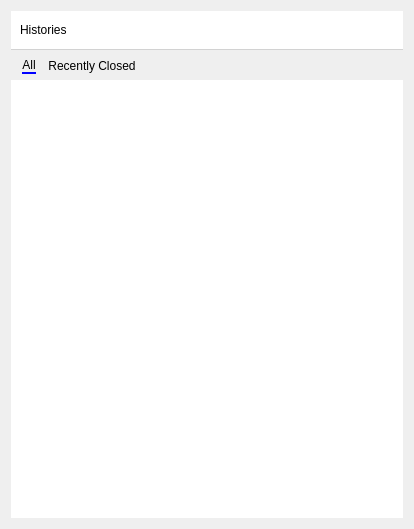
<?xml version="1.0" encoding="UTF-8"?>
<ui version="4.0">
 <class>HistoryPopup</class>
 <widget class="QWidget" name="HistoryPopup">
  <property name="geometry">
   <rect>
    <x>0</x>
    <y>0</y>
    <width>414</width>
    <height>529</height>
   </rect>
  </property>
  <property name="windowTitle">
   <string>Form</string>
  </property>
  <layout class="QVBoxLayout" name="verticalLayout_3">
   <item>
    <widget class="QStackedWidget" name="stackedWidget">
     <property name="styleSheet">
      <string notr="true"/>
     </property>
     <property name="currentIndex">
      <number>1</number>
     </property>
     <widget class="QWidget" name="pageSearch">
      <layout class="QVBoxLayout" name="verticalLayout_2">
       <property name="spacing">
        <number>0</number>
       </property>
       <property name="leftMargin">
        <number>0</number>
       </property>
       <property name="topMargin">
        <number>0</number>
       </property>
       <property name="rightMargin">
        <number>0</number>
       </property>
       <property name="bottomMargin">
        <number>0</number>
       </property>
       <item>
        <widget class="QFrame" name="frameSearchTop">
         <property name="styleSheet">
          <string notr="true">.QFrame{
border:none;
border-bottom:1px solid #D2D2D2;
}</string>
         </property>
         <property name="frameShape">
          <enum>QFrame::StyledPanel</enum>
         </property>
         <property name="frameShadow">
          <enum>QFrame::Raised</enum>
         </property>
         <layout class="QHBoxLayout" name="horizontalLayout_3">
          <item>
           <widget class="QToolButton" name="buttonSearchBack">
            <property name="minimumSize">
             <size>
              <width>30</width>
              <height>30</height>
             </size>
            </property>
            <property name="styleSheet">
             <string notr="true">.QFrame{
border:none;
border-bottom:1px solid #D2D2D2;
background-color:white;
}

QToolButton{
border:none;
}
QToolButton:hover{
border-radius:15px;
background-color:rgba(192,192,192,80%);
}
QToolButton::menu-indicator{
    image:none;
}</string>
            </property>
            <property name="text">
             <string/>
            </property>
            <property name="icon">
             <iconset resource="../resource.qrc">
              <normaloff>:/icons/resources/imgs/arrow_back_left_64px.png</normaloff>:/icons/resources/imgs/arrow_back_left_64px.png</iconset>
            </property>
           </widget>
          </item>
          <item>
           <widget class="QLineEdit" name="lineEditSearch">
            <property name="clearButtonEnabled">
             <bool>true</bool>
            </property>
           </widget>
          </item>
         </layout>
        </widget>
       </item>
       <item>
        <widget class="QListWidget" name="listWidgetSearch">
         <property name="frameShape">
          <enum>QFrame::NoFrame</enum>
         </property>
         <property name="frameShadow">
          <enum>QFrame::Plain</enum>
         </property>
        </widget>
       </item>
      </layout>
     </widget>
     <widget class="QWidget" name="pageGeneral">
      <layout class="QVBoxLayout" name="verticalLayout">
       <property name="spacing">
        <number>2</number>
       </property>
       <property name="leftMargin">
        <number>0</number>
       </property>
       <property name="topMargin">
        <number>0</number>
       </property>
       <property name="rightMargin">
        <number>0</number>
       </property>
       <property name="bottomMargin">
        <number>0</number>
       </property>
       <item>
        <widget class="QFrame" name="frameGeneralTop">
         <property name="styleSheet">
          <string notr="true">.QFrame{
border:none;
border-bottom:1px solid #D2D2D2;
background-color:white;
}

QToolButton{
border:none;
}
QToolButton:hover{
border-radius:15px;
background-color:rgba(192,192,192,80%);
}
QToolButton::menu-indicator{
    image:none;
}</string>
         </property>
         <property name="frameShape">
          <enum>QFrame::StyledPanel</enum>
         </property>
         <property name="frameShadow">
          <enum>QFrame::Raised</enum>
         </property>
         <layout class="QHBoxLayout" name="horizontalLayout">
          <property name="topMargin">
           <number>4</number>
          </property>
          <property name="bottomMargin">
           <number>4</number>
          </property>
          <item>
           <widget class="QLabel" name="label">
            <property name="styleSheet">
             <string notr="true">font: 75 12pt &quot;微软雅黑&quot;;</string>
            </property>
            <property name="text">
             <string>Histories</string>
            </property>
           </widget>
          </item>
          <item>
           <spacer name="horizontalSpacer">
            <property name="orientation">
             <enum>Qt::Horizontal</enum>
            </property>
            <property name="sizeHint" stdset="0">
             <size>
              <width>186</width>
              <height>20</height>
             </size>
            </property>
           </spacer>
          </item>
          <item>
           <widget class="QToolButton" name="buttonSearch">
            <property name="minimumSize">
             <size>
              <width>30</width>
              <height>30</height>
             </size>
            </property>
            <property name="text">
             <string/>
            </property>
            <property name="icon">
             <iconset resource="../resource.qrc">
              <normaloff>:/icons/resources/imgs/search_64px.png</normaloff>:/icons/resources/imgs/search_64px.png</iconset>
            </property>
            <property name="iconSize">
             <size>
              <width>24</width>
              <height>24</height>
             </size>
            </property>
           </widget>
          </item>
          <item>
           <widget class="QToolButton" name="buttonMore">
            <property name="minimumSize">
             <size>
              <width>30</width>
              <height>30</height>
             </size>
            </property>
            <property name="text">
             <string/>
            </property>
            <property name="icon">
             <iconset resource="../resource.qrc">
              <normaloff>:/icons/resources/imgs/more_horizontal_64px.png</normaloff>:/icons/resources/imgs/more_horizontal_64px.png</iconset>
            </property>
            <property name="iconSize">
             <size>
              <width>24</width>
              <height>24</height>
             </size>
            </property>
           </widget>
          </item>
          <item>
           <widget class="QToolButton" name="buttonPinOrClose">
            <property name="minimumSize">
             <size>
              <width>30</width>
              <height>30</height>
             </size>
            </property>
            <property name="text">
             <string/>
            </property>
            <property name="icon">
             <iconset resource="../resource.qrc">
              <normaloff>:/icons/resources/imgs/pin_64px.png</normaloff>:/icons/resources/imgs/pin_64px.png</iconset>
            </property>
            <property name="iconSize">
             <size>
              <width>24</width>
              <height>24</height>
             </size>
            </property>
           </widget>
          </item>
         </layout>
        </widget>
       </item>
       <item>
        <widget class="QTabWidget" name="tabWidget">
         <property name="styleSheet">
          <string notr="true">QTabWidget::pane {
     border: none;
 }
QTabWidget::tab-bar {
     left: 5px; 
 }
QTabBar::tab:selected {
margin:6px;
     border-bottom:2px solid blue;
color:black;
 }
QTabBar::tab:!selected {
margin:6px;
    border:none;
 }</string>
         </property>
         <property name="currentIndex">
          <number>0</number>
         </property>
         <widget class="QWidget" name="tabAll">
          <attribute name="title">
           <string>All</string>
          </attribute>
          <layout class="QHBoxLayout" name="horizontalLayout_4">
           <property name="spacing">
            <number>0</number>
           </property>
           <property name="leftMargin">
            <number>0</number>
           </property>
           <property name="topMargin">
            <number>0</number>
           </property>
           <property name="rightMargin">
            <number>0</number>
           </property>
           <property name="bottomMargin">
            <number>0</number>
           </property>
           <item>
            <widget class="QListWidget" name="listWidget">
             <property name="frameShape">
              <enum>QFrame::NoFrame</enum>
             </property>
             <property name="frameShadow">
              <enum>QFrame::Plain</enum>
             </property>
             <property name="horizontalScrollBarPolicy">
              <enum>Qt::ScrollBarAlwaysOff</enum>
             </property>
             <property name="spacing">
              <number>6</number>
             </property>
            </widget>
           </item>
          </layout>
         </widget>
         <widget class="QWidget" name="tabRecentlyClosed">
          <attribute name="title">
           <string>Recently Closed</string>
          </attribute>
          <layout class="QHBoxLayout" name="horizontalLayout_5">
           <property name="spacing">
            <number>0</number>
           </property>
           <property name="leftMargin">
            <number>0</number>
           </property>
           <property name="topMargin">
            <number>0</number>
           </property>
           <property name="rightMargin">
            <number>0</number>
           </property>
           <property name="bottomMargin">
            <number>0</number>
           </property>
           <item>
            <widget class="QTreeView" name="treeView">
             <property name="frameShape">
              <enum>QFrame::NoFrame</enum>
             </property>
             <property name="frameShadow">
              <enum>QFrame::Plain</enum>
             </property>
            </widget>
           </item>
          </layout>
         </widget>
        </widget>
       </item>
      </layout>
     </widget>
    </widget>
   </item>
  </layout>
 </widget>
 <resources>
  <include location="../resource.qrc"/>
 </resources>
 <connections/>
</ui>
